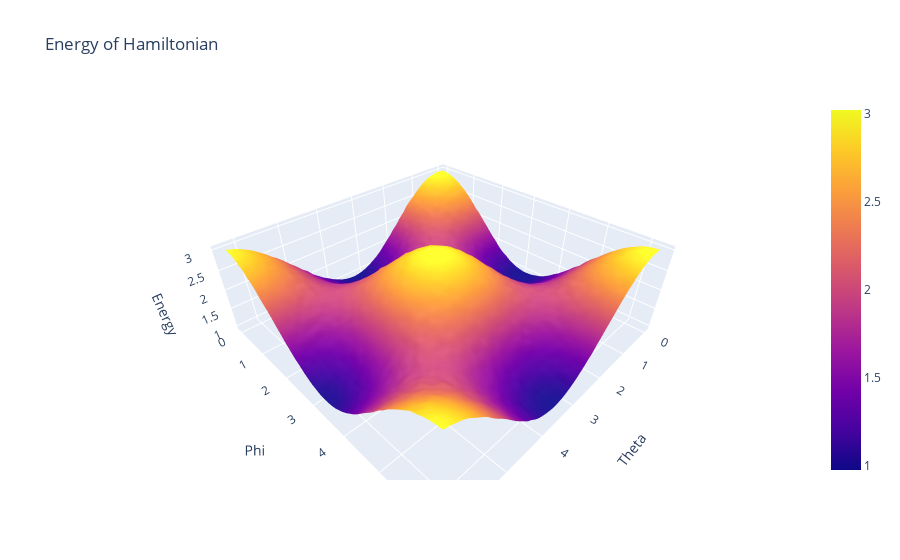

This figure's notebook cell:
### Markdown cell above
# CHeck energy surface in parameter space

### Code cell
import numpy as np
import plotly.graph_objects as go

resolution = 50
theta = np.linspace(0, 2*np.pi, resolution)
phi = np.linspace(0, 2*np.pi, resolution)
energies = np.zeros((resolution, resolution))

# Calculate energy values
for i in range(resolution):
    print(i)
    for j in range(resolution):
        energies[i, j] = vqe_step(theta[i], phi[j], False)

# Create 3D plot
fig = go.Figure(data=[go.Surface(z=energies, x=theta, y=phi)])

# Set labels and title
fig.update_layout(scene=dict(
                    xaxis_title='Theta',
                    yaxis_title='Phi',
                    zaxis_title='Energy',
                    ),
                    title='Energy of Hamiltonian')

# Show plot
fig.show()

### Figure 1 — Plotly figure (JSON) as saved in the notebook; plotly's stock layout.template omitted (floating-point values rounded to 4 significant figures; data arrays with more than 128 entries replaced by an {"elided": "..."} marker saying what was removed)
{"data": [{"type": "surface", "x": [0, 0.1282, 0.2565, 0.3847, 0.5129, 0.6411, 0.7694, 0.8976, 1.026, 1.154, 1.282, 1.411, 1.539, 1.667, 1.795, 1.923, 2.052, 2.18, 2.308, 2.436, 2.565, 2.693, 2.821, 2.949, 3.077, 3.206, 3.334, 3.462, 3.59, 3.719, 3.847, 3.975, 4.103, 4.232, 4.36, 4.488, 4.616, 4.744, 4.873, 5.001, 5.129, 5.257, 5.386, 5.514, 5.642, 5.77, 5.899, 6.027, 6.155, 6.283], "y": [0, 0.1282, 0.2565, 0.3847, 0.5129, 0.6411, 0.7694, 0.8976, 1.026, 1.154, 1.282, 1.411, 1.539, 1.667, 1.795, 1.923, 2.052, 2.18, 2.308, 2.436, 2.565, 2.693, 2.821, 2.949, 3.077, 3.206, 3.334, 3.462, 3.59, 3.719, 3.847, 3.975, 4.103, 4.232, 4.36, 4.488, 4.616, 4.744, 4.873, 5.001, 5.129, 5.257, 5.386, 5.514, 5.642, 5.77, 5.899, 6.027, 6.155, 6.283], "z": {"elided": "50x50 float values"}}], "layout": {"scene": {"xaxis": {"title": {"text": "Theta"}}, "yaxis": {"title": {"text": "Phi"}}, "zaxis": {"title": {"text": "Energy"}}}, "title": {"text": "Energy of Hamiltonian"}}}
